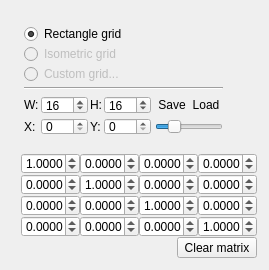
          <widget class="SceneView" name="TheScene" native="true">
           <widget class="QWidgetWithCloseSignal" name="GridSettingsWidget" native="true">
            <property name="geometry">
             <rect>
              <x>18</x>
              <y>18</y>
              <width>211</width>
              <height>127</height>
             </rect>
            </property>
            <layout class="QVBoxLayout" name="verticalLayout_13">
             <property name="spacing">
              <number>0</number>
             </property>
             <property name="margin">
              <number>6</number>
             </property>
             <item>
              <widget class="QRadioButton" name="radioButton">
               <property name="text">
                <string>Rectangle grid</string>
               </property>
               <property name="checked">
                <bool>true</bool>
               </property>
              </widget>
             </item>
             <item>
              <widget class="QRadioButton" name="radioButton_2">
               <property name="enabled">
                <bool>false</bool>
               </property>
               <property name="text">
                <string>Isometric grid</string>
               </property>
              </widget>
             </item>
             <item>
              <widget class="QRadioButton" name="radioButton_3">
               <property name="enabled">
                <bool>false</bool>
               </property>
               <property name="text">
                <string>Custom grid...</string>
               </property>
              </widget>
             </item>
             <item>
              <spacer name="verticalSpacer_2">
               <property name="orientation">
                <enum>Qt::Vertical</enum>
               </property>
               <property name="sizeType">
                <enum>QSizePolicy::Fixed</enum>
               </property>
               <property name="sizeHint" stdset="0">
                <size>
                 <width>20</width>
                 <height>3</height>
                </size>
               </property>
              </spacer>
             </item>
             <item>
              <widget class="Line" name="line_3">
               <property name="orientation">
                <enum>Qt::Horizontal</enum>
               </property>
              </widget>
             </item>
             <item>
              <widget class="QStackedWidget" name="GridStackedWidget">
               <property name="currentIndex">
                <number>0</number>
               </property>
               <widget class="QWidget" name="page">
                <layout class="QVBoxLayout" name="verticalLayout_21">
                 <property name="spacing">
                  <number>0</number>
                 </property>
                 <property name="margin">
                  <number>0</number>
                 </property>
                 <item>
                  <layout class="QGridLayout" name="gridLayout_2">
                   <property name="topMargin">
                    <number>6</number>
                   </property>
                   <property name="bottomMargin">
                    <number>4</number>
                   </property>
                   <property name="horizontalSpacing">
                    <number>2</number>
                   </property>
                   <property name="verticalSpacing">
                    <number>4</number>
                   </property>
                   <item row="0" column="0">
                    <widget class="QLabel" name="label_5">
                     <property name="sizePolicy">
                      <sizepolicy hsizetype="Fixed" vsizetype="Preferred">
                       <horstretch>0</horstretch>
                       <verstretch>0</verstretch>
                      </sizepolicy>
                     </property>
                     <property name="text">
                      <string>W:</string>
                     </property>
                     <property name="buddy">
                      <cstring>GridWSB</cstring>
                     </property>
                    </widget>
                   </item>
                   <item row="0" column="1">
                    <widget class="QSpinBox" name="GridWSB">
                     <property name="maximum">
                      <number>999</number>
                     </property>
                     <property name="value">
                      <number>16</number>
                     </property>
                    </widget>
                   </item>
                   <item row="0" column="2">
                    <widget class="QLabel" name="label_7">
                     <property name="sizePolicy">
                      <sizepolicy hsizetype="Fixed" vsizetype="Preferred">
                       <horstretch>0</horstretch>
                       <verstretch>0</verstretch>
                      </sizepolicy>
                     </property>
                     <property name="text">
                      <string>H:</string>
                     </property>
                     <property name="buddy">
                      <cstring>GridHSB</cstring>
                     </property>
                    </widget>
                   </item>
                   <item row="0" column="3">
                    <widget class="QSpinBox" name="GridHSB">
                     <property name="maximum">
                      <number>999</number>
                     </property>
                     <property name="value">
                      <number>16</number>
                     </property>
                    </widget>
                   </item>
                   <item row="0" column="4">
                    <spacer name="horizontalSpacer_8">
                     <property name="orientation">
                      <enum>Qt::Horizontal</enum>
                     </property>
                     <property name="sizeHint" stdset="0">
                      <size>
                       <width>20</width>
                       <height>20</height>
                      </size>
                     </property>
                    </spacer>
                   </item>
                   <item row="0" column="5">
                    <layout class="QHBoxLayout" name="horizontalLayout_12">
                     <property name="spacing">
                      <number>0</number>
                     </property>
                     <item>
                      <widget class="QToolButton" name="toolButton_7">
                       <property name="text">
                        <string>Save</string>
                       </property>
                       <property name="icon">
                        <iconset resource="resources.qrc">
                         <normaloff>:/resources/RES/ffficons/disk.png</normaloff>:/resources/RES/ffficons/disk.png</iconset>
                       </property>
                       <property name="autoRaise">
                        <bool>true</bool>
                       </property>
                      </widget>
                     </item>
                     <item>
                      <widget class="QToolButton" name="toolButton_6">
                       <property name="text">
                        <string>Load</string>
                       </property>
                       <property name="icon">
                        <iconset resource="resources.qrc">
                         <normaloff>:/resources/RES/ffficons/folder.png</normaloff>:/resources/RES/ffficons/folder.png</iconset>
                       </property>
                       <property name="autoRaise">
                        <bool>true</bool>
                       </property>
                      </widget>
                     </item>
                    </layout>
                   </item>
                   <item row="1" column="0">
                    <widget class="QLabel" name="label_8">
                     <property name="sizePolicy">
                      <sizepolicy hsizetype="Fixed" vsizetype="Preferred">
                       <horstretch>0</horstretch>
                       <verstretch>0</verstretch>
                      </sizepolicy>
                     </property>
                     <property name="text">
                      <string>X:</string>
                     </property>
                     <property name="buddy">
                      <cstring>GridXSB</cstring>
                     </property>
                    </widget>
                   </item>
                   <item row="1" column="1">
                    <widget class="QSpinBox" name="GridXSB">
                     <property name="maximum">
                      <number>999</number>
                     </property>
                    </widget>
                   </item>
                   <item row="1" column="2">
                    <widget class="QLabel" name="label_9">
                     <property name="sizePolicy">
                      <sizepolicy hsizetype="Fixed" vsizetype="Preferred">
                       <horstretch>0</horstretch>
                       <verstretch>0</verstretch>
                      </sizepolicy>
                     </property>
                     <property name="text">
                      <string>Y:</string>
                     </property>
                     <property name="buddy">
                      <cstring>GridYSB</cstring>
                     </property>
                    </widget>
                   </item>
                   <item row="1" column="3">
                    <widget class="QSpinBox" name="GridYSB">
                     <property name="maximum">
                      <number>999</number>
                     </property>
                    </widget>
                   </item>
                   <item row="1" column="4">
                    <widget class="QPushButton" name="colorButton">
                     <property name="sizePolicy">
                      <sizepolicy hsizetype="Ignored" vsizetype="Ignored">
                       <horstretch>0</horstretch>
                       <verstretch>0</verstretch>
                      </sizepolicy>
                     </property>
                     <property name="text">
                      <string/>
                     </property>
                    </widget>
                   </item>
                   <item row="1" column="5">
                    <widget class="QSlider" name="GridAlphaSlider">
                     <property name="sizePolicy">
                      <sizepolicy hsizetype="Ignored" vsizetype="Fixed">
                       <horstretch>0</horstretch>
                       <verstretch>0</verstretch>
                      </sizepolicy>
                     </property>
                     <property name="maximum">
                      <number>255</number>
                     </property>
                     <property name="singleStep">
                      <number>10</number>
                     </property>
                     <property name="pageStep">
                      <number>20</number>
                     </property>
                     <property name="value">
                      <number>60</number>
                     </property>
                     <property name="orientation">
                      <enum>Qt::Horizontal</enum>
                     </property>
                    </widget>
                   </item>
                  </layout>
                 </item>
                </layout>
               </widget>
               <widget class="QWidget" name="page_2"/>
              </widget>
             </item>
            </layout>
           </widget>
           <widget class="QWidget" name="Matrix" native="true">
            <property name="geometry">
             <rect>
              <x>18</x>
              <y>150</y>
              <width>242</width>
              <height>111</height>
             </rect>
            </property>
            <layout class="QGridLayout" name="gridLayout_5">
             <property name="margin">
              <number>3</number>
             </property>
             <property name="spacing">
              <number>0</number>
             </property>
             <item row="0" column="0">
              <widget class="QDoubleSpinBox" name="m11">
               <property name="sizePolicy">
                <sizepolicy hsizetype="Fixed" vsizetype="Fixed">
                 <horstretch>0</horstretch>
                 <verstretch>0</verstretch>
                </sizepolicy>
               </property>
               <property name="maximumSize">
                <size>
                 <width>60</width>
                 <height>16777215</height>
                </size>
               </property>
               <property name="decimals">
                <number>4</number>
               </property>
               <property name="minimum">
                <double>-1000000.000000000000000</double>
               </property>
               <property name="maximum">
                <double>1000000.000000000000000</double>
               </property>
               <property name="singleStep">
                <double>0.500000000000000</double>
               </property>
               <property name="value">
                <double>1.000000000000000</double>
               </property>
              </widget>
             </item>
             <item row="0" column="1">
              <widget class="QDoubleSpinBox" name="m12">
               <property name="sizePolicy">
                <sizepolicy hsizetype="Fixed" vsizetype="Fixed">
                 <horstretch>0</horstretch>
                 <verstretch>0</verstretch>
                </sizepolicy>
               </property>
               <property name="maximumSize">
                <size>
                 <width>60</width>
                 <height>16777215</height>
                </size>
               </property>
               <property name="decimals">
                <number>4</number>
               </property>
               <property name="minimum">
                <double>-1000000.000000000000000</double>
               </property>
               <property name="maximum">
                <double>1000000.000000000000000</double>
               </property>
               <property name="singleStep">
                <double>0.500000000000000</double>
               </property>
              </widget>
             </item>
             <item row="0" column="2">
              <widget class="QDoubleSpinBox" name="m13">
               <property name="sizePolicy">
                <sizepolicy hsizetype="Fixed" vsizetype="Fixed">
                 <horstretch>0</horstretch>
                 <verstretch>0</verstretch>
                </sizepolicy>
               </property>
               <property name="maximumSize">
                <size>
                 <width>60</width>
                 <height>16777215</height>
                </size>
               </property>
               <property name="decimals">
                <number>4</number>
               </property>
               <property name="minimum">
                <double>-1000000.000000000000000</double>
               </property>
               <property name="maximum">
                <double>1000000.000000000000000</double>
               </property>
               <property name="singleStep">
                <double>0.500000000000000</double>
               </property>
              </widget>
             </item>
             <item row="0" column="3">
              <widget class="QDoubleSpinBox" name="m14">
               <property name="sizePolicy">
                <sizepolicy hsizetype="Fixed" vsizetype="Fixed">
                 <horstretch>0</horstretch>
                 <verstretch>0</verstretch>
                </sizepolicy>
               </property>
               <property name="maximumSize">
                <size>
                 <width>60</width>
                 <height>16777215</height>
                </size>
               </property>
               <property name="decimals">
                <number>4</number>
               </property>
               <property name="minimum">
                <double>-1000000.000000000000000</double>
               </property>
               <property name="maximum">
                <double>1000000.000000000000000</double>
               </property>
               <property name="singleStep">
                <double>0.500000000000000</double>
               </property>
              </widget>
             </item>
             <item row="1" column="0">
              <widget class="QDoubleSpinBox" name="m21">
               <property name="sizePolicy">
                <sizepolicy hsizetype="Fixed" vsizetype="Fixed">
                 <horstretch>0</horstretch>
                 <verstretch>0</verstretch>
                </sizepolicy>
               </property>
               <property name="maximumSize">
                <size>
                 <width>60</width>
                 <height>16777215</height>
                </size>
               </property>
               <property name="decimals">
                <number>4</number>
               </property>
               <property name="minimum">
                <double>-1000000.000000000000000</double>
               </property>
               <property name="maximum">
                <double>1000000.000000000000000</double>
               </property>
               <property name="singleStep">
                <double>0.500000000000000</double>
               </property>
              </widget>
             </item>
             <item row="2" column="0">
              <widget class="QDoubleSpinBox" name="m31">
               <property name="sizePolicy">
                <sizepolicy hsizetype="Fixed" vsizetype="Fixed">
                 <horstretch>0</horstretch>
                 <verstretch>0</verstretch>
                </sizepolicy>
               </property>
               <property name="maximumSize">
                <size>
                 <width>60</width>
                 <height>16777215</height>
                </size>
               </property>
               <property name="decimals">
                <number>4</number>
               </property>
               <property name="minimum">
                <double>-1000000.000000000000000</double>
               </property>
               <property name="maximum">
                <double>1000000.000000000000000</double>
               </property>
               <property name="singleStep">
                <double>0.500000000000000</double>
               </property>
              </widget>
             </item>
             <item row="3" column="0">
              <widget class="QDoubleSpinBox" name="m41">
               <property name="sizePolicy">
                <sizepolicy hsizetype="Fixed" vsizetype="Fixed">
                 <horstretch>0</horstretch>
                 <verstretch>0</verstretch>
                </sizepolicy>
               </property>
               <property name="maximumSize">
                <size>
                 <width>60</width>
                 <height>16777215</height>
                </size>
               </property>
               <property name="decimals">
                <number>4</number>
               </property>
               <property name="minimum">
                <double>-1000000.000000000000000</double>
               </property>
               <property name="maximum">
                <double>1000000.000000000000000</double>
               </property>
               <property name="singleStep">
                <double>0.500000000000000</double>
               </property>
              </widget>
             </item>
             <item row="1" column="1">
              <widget class="QDoubleSpinBox" name="m22">
               <property name="sizePolicy">
                <sizepolicy hsizetype="Fixed" vsizetype="Fixed">
                 <horstretch>0</horstretch>
                 <verstretch>0</verstretch>
                </sizepolicy>
               </property>
               <property name="maximumSize">
                <size>
                 <width>60</width>
                 <height>16777215</height>
                </size>
               </property>
               <property name="decimals">
                <number>4</number>
               </property>
               <property name="minimum">
                <double>-1000000.000000000000000</double>
               </property>
               <property name="maximum">
                <double>1000000.000000000000000</double>
               </property>
               <property name="singleStep">
                <double>0.500000000000000</double>
               </property>
               <property name="value">
                <double>1.000000000000000</double>
               </property>
              </widget>
             </item>
             <item row="1" column="2">
              <widget class="QDoubleSpinBox" name="m23">
               <property name="sizePolicy">
                <sizepolicy hsizetype="Fixed" vsizetype="Fixed">
                 <horstretch>0</horstretch>
                 <verstretch>0</verstretch>
                </sizepolicy>
               </property>
               <property name="maximumSize">
                <size>
                 <width>60</width>
                 <height>16777215</height>
                </size>
               </property>
               <property name="decimals">
                <number>4</number>
               </property>
               <property name="minimum">
                <double>-1000000.000000000000000</double>
               </property>
               <property name="maximum">
                <double>1000000.000000000000000</double>
               </property>
               <property name="singleStep">
                <double>0.500000000000000</double>
               </property>
              </widget>
             </item>
             <item row="1" column="3">
              <widget class="QDoubleSpinBox" name="m24">
               <property name="sizePolicy">
                <sizepolicy hsizetype="Fixed" vsizetype="Fixed">
                 <horstretch>0</horstretch>
                 <verstretch>0</verstretch>
                </sizepolicy>
               </property>
               <property name="maximumSize">
                <size>
                 <width>60</width>
                 <height>16777215</height>
                </size>
               </property>
               <property name="decimals">
                <number>4</number>
               </property>
               <property name="minimum">
                <double>-1000000.000000000000000</double>
               </property>
               <property name="maximum">
                <double>1000000.000000000000000</double>
               </property>
               <property name="singleStep">
                <double>0.500000000000000</double>
               </property>
              </widget>
             </item>
             <item row="2" column="1">
              <widget class="QDoubleSpinBox" name="m32">
               <property name="sizePolicy">
                <sizepolicy hsizetype="Fixed" vsizetype="Fixed">
                 <horstretch>0</horstretch>
                 <verstretch>0</verstretch>
                </sizepolicy>
               </property>
               <property name="maximumSize">
                <size>
                 <width>60</width>
                 <height>16777215</height>
                </size>
               </property>
               <property name="decimals">
                <number>4</number>
               </property>
               <property name="minimum">
                <double>-1000000.000000000000000</double>
               </property>
               <property name="maximum">
                <double>1000000.000000000000000</double>
               </property>
               <property name="singleStep">
                <double>0.500000000000000</double>
               </property>
              </widget>
             </item>
             <item row="2" column="2">
              <widget class="QDoubleSpinBox" name="m33">
               <property name="sizePolicy">
                <sizepolicy hsizetype="Fixed" vsizetype="Fixed">
                 <horstretch>0</horstretch>
                 <verstretch>0</verstretch>
                </sizepolicy>
               </property>
               <property name="maximumSize">
                <size>
                 <width>60</width>
                 <height>16777215</height>
                </size>
               </property>
               <property name="decimals">
                <number>4</number>
               </property>
               <property name="minimum">
                <double>-1000000.000000000000000</double>
               </property>
               <property name="maximum">
                <double>1000000.000000000000000</double>
               </property>
               <property name="singleStep">
                <double>0.500000000000000</double>
               </property>
               <property name="value">
                <double>1.000000000000000</double>
               </property>
              </widget>
             </item>
             <item row="2" column="3">
              <widget class="QDoubleSpinBox" name="m34">
               <property name="sizePolicy">
                <sizepolicy hsizetype="Fixed" vsizetype="Fixed">
                 <horstretch>0</horstretch>
                 <verstretch>0</verstretch>
                </sizepolicy>
               </property>
               <property name="maximumSize">
                <size>
                 <width>60</width>
                 <height>16777215</height>
                </size>
               </property>
               <property name="decimals">
                <number>4</number>
               </property>
               <property name="minimum">
                <double>-1000000.000000000000000</double>
               </property>
               <property name="maximum">
                <double>1000000.000000000000000</double>
               </property>
               <property name="singleStep">
                <double>0.500000000000000</double>
               </property>
              </widget>
             </item>
             <item row="3" column="1">
              <widget class="QDoubleSpinBox" name="m42">
               <property name="sizePolicy">
                <sizepolicy hsizetype="Fixed" vsizetype="Fixed">
                 <horstretch>0</horstretch>
                 <verstretch>0</verstretch>
                </sizepolicy>
               </property>
               <property name="maximumSize">
                <size>
                 <width>60</width>
                 <height>16777215</height>
                </size>
               </property>
               <property name="decimals">
                <number>4</number>
               </property>
               <property name="minimum">
                <double>-1000000.000000000000000</double>
               </property>
               <property name="maximum">
                <double>1000000.000000000000000</double>
               </property>
               <property name="singleStep">
                <double>0.500000000000000</double>
               </property>
              </widget>
             </item>
             <item row="3" column="2">
              <widget class="QDoubleSpinBox" name="m43">
               <property name="sizePolicy">
                <sizepolicy hsizetype="Fixed" vsizetype="Fixed">
                 <horstretch>0</horstretch>
                 <verstretch>0</verstretch>
                </sizepolicy>
               </property>
               <property name="maximumSize">
                <size>
                 <width>60</width>
                 <height>16777215</height>
                </size>
               </property>
               <property name="decimals">
                <number>4</number>
               </property>
               <property name="minimum">
                <double>-1000000.000000000000000</double>
               </property>
               <property name="maximum">
                <double>1000000.000000000000000</double>
               </property>
               <property name="singleStep">
                <double>0.500000000000000</double>
               </property>
              </widget>
             </item>
             <item row="3" column="3">
              <widget class="QDoubleSpinBox" name="m44">
               <property name="sizePolicy">
                <sizepolicy hsizetype="Fixed" vsizetype="Fixed">
                 <horstretch>0</horstretch>
                 <verstretch>0</verstretch>
                </sizepolicy>
               </property>
               <property name="maximumSize">
                <size>
                 <width>60</width>
                 <height>16777215</height>
                </size>
               </property>
               <property name="decimals">
                <number>4</number>
               </property>
               <property name="minimum">
                <double>-1000000.000000000000000</double>
               </property>
               <property name="maximum">
                <double>1000000.000000000000000</double>
               </property>
               <property name="singleStep">
                <double>0.500000000000000</double>
               </property>
               <property name="value">
                <double>1.000000000000000</double>
               </property>
              </widget>
             </item>
             <item row="4" column="0" colspan="4">
              <layout class="QHBoxLayout" name="horizontalLayout_9">
               <item>
                <spacer name="horizontalSpacer_9">
                 <property name="orientation">
                  <enum>Qt::Horizontal</enum>
                 </property>
                 <property name="sizeHint" stdset="0">
                  <size>
                   <width>40</width>
                   <height>20</height>
                  </size>
                 </property>
                </spacer>
               </item>
               <item>
                <widget class="QPushButton" name="DefaultMatrix">
                 <property name="sizePolicy">
                  <sizepolicy hsizetype="Fixed" vsizetype="Fixed">
                   <horstretch>0</horstretch>
                   <verstretch>0</verstretch>
                  </sizepolicy>
                 </property>
                 <property name="text">
                  <string>Clear matrix</string>
                 </property>
                </widget>
               </item>
              </layout>
             </item>
            </layout>
           </widget>
          </widget>
